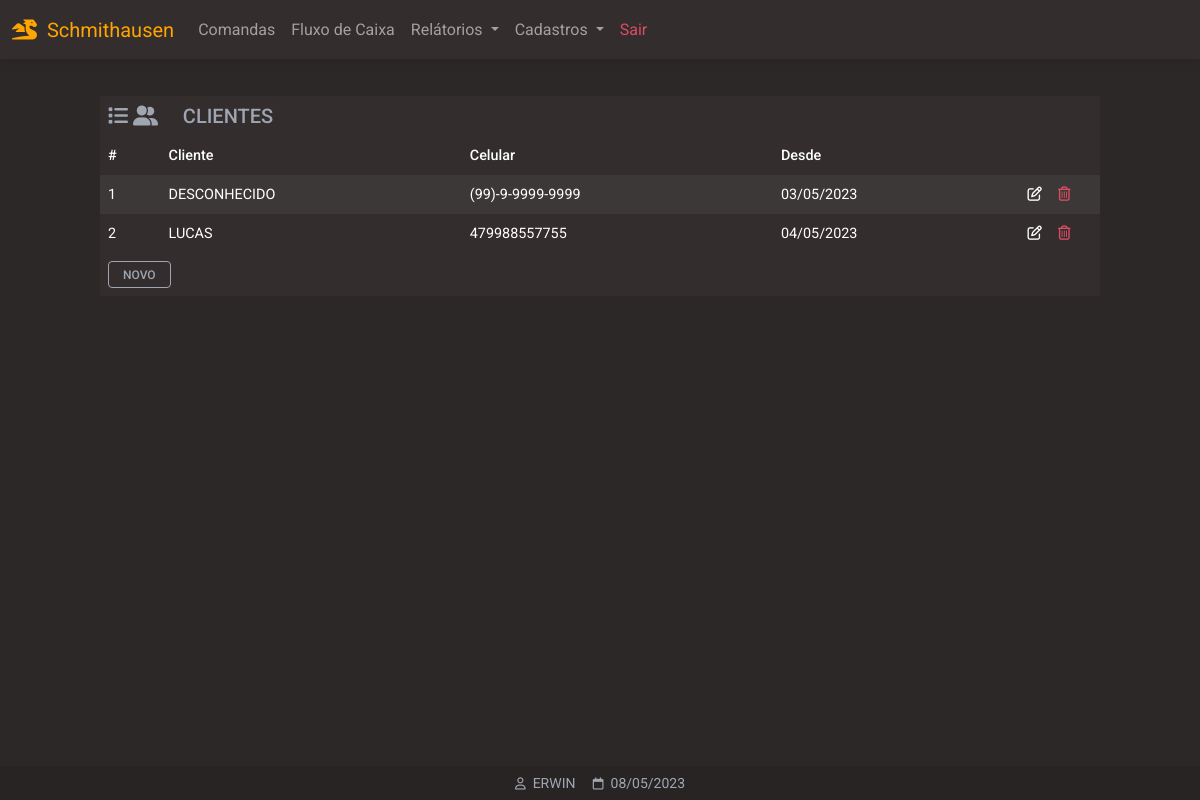
Before: /clientes (signed in) with the older database file.
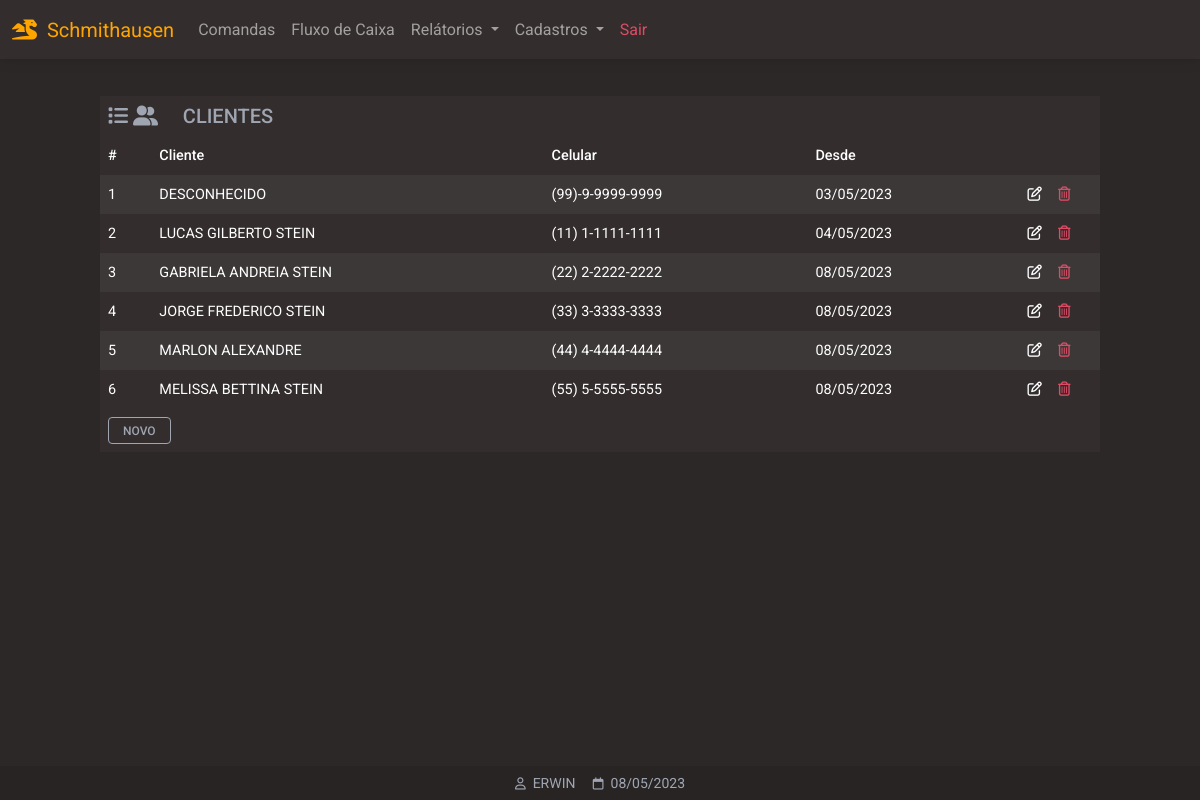
After: the same page with the newer database file.
### website/models.py (models this page shows)
class Cliente(db.Model):
    id = db.Column(db.Integer, primary_key=True)
    fone = db.Column(db.String(150))
    data_criacao = db.Column(db.DateTime(timezone=True), default=func.now())
    nome = db.Column(db.String(150))

class User(db.Model, UserMixin):
    id = db.Column(db.Integer, primary_key=True)
    email = db.Column(db.String(150), unique=True)
    password = db.Column(db.String(150))
    first_name = db.Column(db.String(150))
    notes = db.relationship('Note')

### website/views.py (the view)
@views.route('/clientes', methods=['GET','POST'])
@login_required
def clientes():
    clientes = []
    rows = Cliente.query.all()
    for r in rows:
        clientes.append(r)
    return render_template("clientes_listar.html", user=current_user, data=data, clientes=clientes)

### main.py (called while the page is built)
@app.before_request
def before_request():
    session.permanent = True
    app.permanent_session_lifetime = timedelta(minutes=5)

### website/__init__.py (called while the page is built)
def create_app():
    app = Flask(__name__)
    app.config['SECRET_KEY'] = 'hjshjhdjah kjshkjdhjs'
    app.config['SQLALCHEMY_DATABASE_URI'] = f'sqlite:///{DB_NAME}'
    db.init_app(app)
    from .views import views
    from .auth import auth
    app.register_blueprint(views, url_prefix='/')
    app.register_blueprint(auth, url_prefix='/')
    from .models import User, Note
    with app.app_context():
        db.create_all()
    login_manager = LoginManager()
    login_manager.login_view = 'auth.login'
    login_manager.login_message = u"FAVOR EFETUAR LOGIN!"
    login_manager.init_app(app)
    @login_manager.user_loader
    def load_user(id):
        return User.query.get(int(id))
    return app

### website/templates/clientes_listar.html (shortened to what this page needs)
{% extends "base.html" %}
{% block content %}
<div class="table-responsive larg-max m-auto pt-5">
  <table class="table table-striped table-hover table-borderless table-sm table-dark ">
    <thead>
    	<tr>
    		<th colspan="6" class="h5 text-secondary">
        <i class="fa-solid fa-list"></i>
        <i class="fa-solid fa-user-group"></i>
        &nbsp;&nbsp;&nbsp;
        CLIENTES
        </th>
    	</tr>
      <tr>
        <th scope="col">#</th>
        <th scope="col">Cliente</th>
        <th scope="col">Celular</th>
        <th scope="col">Desde</th>
        <th></th>
        <th></th>
      </tr>
    </thead>
    <tbody>
      {% for i in clientes %}
      <tr>
        <td scope="row"> {{ i.id }} </td>
        <td> {{ i.nome }} </td>
        <td> {{ i.fone }} </td>
        <td> {{ i.data_criacao.strftime('%d/%m/%Y') }} </td>
				<td class="text-end" style="width: 50px">
					<a
          role="button"
          class="text-white"
          href="/clientes_atualizar/{{ i.id }}">
						      <i class="fa-regular fa-pen-to-square"></i>
					</a>
				</td>
				<td class="text-start" style="width: 50px">
					<a class="text-danger"
          href="#!"
          role="button"
          onclick="deletarCliente( {{ i.id }} )"
          >
						<i class="fa-regular fa-trash-can"></i>
					</a>
				</td>
      </tr>
      {% endfor %}
    </tbody>
    <tfoot>
    	<th colspan="6">
            <a href="/clientes_cadastrar" class="btn btn-sm btn-outline-light">
                NOVO
            </a>
        </th>
    </tfoot>
  </table>
</div>
{% endblock %}
{% block titlefooter %}
<span style="color:#9FA6B2">
&nbsp;{{ user.first_name | upper }}
<span style="color:#9FA6B2">
&nbsp;{{ data.strftime('%d/%m/%Y') }}
</span>
{% endblock %}

### website/templates/base.html (shortened to what this page needs)
<!DOCTYPE html>
<html lang="pt-br">
<head>
<link rel="stylesheet" href="https://cdnjs.cloudflare.com/ajax/libs/font-awesome/6.0.0/css/all.min.css"/>
<link rel="stylesheet" type="text/css"       href="{{ url_for('static', filename='css/mdb.min.css')      }}">
<link rel="stylesheet" type="text/css"       href="{{ url_for('static', filename='css/base.css')         }}">
</head>
<body class="dark-ligth">
<div class="container pt-5" >
<nav class="navbar navbar-expand-lg bg-dark fixed-top navbar-dark ">
  <div class="container-fluid">
    <a class="navbar-brand" style="color: orange;pointer-events: none;"><i class="fa-solid fa-dragon"></i>&nbsp;&nbsp;Schmithausen</a>
    {% if user.is_authenticated %}
    <div class="collapse navbar-collapse" id="navbarSupportedContent">
      <ul class="navbar-nav me-auto mb-2 mb-lg-0 my-navbar">
        <li class="nav-item">
          <a class="nav-link" href="/comandas">Comandas</a>
        </li>
        <li class="nav-item">
          <a class="nav-link" href="#">Fluxo de Caixa</a>
        </li>
        <li class="nav-item dropdown">
          <a class="nav-link dropdown-toggle" href="#" id="navbarDropdown" role="button" data-mdb-toggle="dropdown" aria-expanded="false">
            Relátorios
          </a>
        </li>
        <li class="nav-item dropdown">
          <a class="nav-link dropdown-toggle" href="#" id="navbarDropdown" role="button" data-mdb-toggle="dropdown" aria-expanded="false">
            Cadastros
          </a>
            <li class="nav-item">
            <a class="nav-link text-danger" href="/logout">Sair</a>
            </li>
        {% endif %}
        </li>
      </ul>
    </div>
  </div>
</nav>
  {% block content %}
  {% endblock %}
<footer class="bg-dark text-center text-white fixed-bottom">
  <div class="text-center p-1" style="background-color: rgba(0, 0, 0, 0.2)">
   <small style="color:orange;">
   {% block titlefooter %}{% endblock %}
   </small>
  </div>
</footer>
</div>
</body>
</html>

### website/static/css/base.css (style rules this page uses)
:root { --color-orange: orange; --color-primary: #3B71CA; --color-secondary: #9FA6B2; --color-success: #14A44D; --color-danger: #DC4C64; --color-warning: #E4A11B; --color-info: #54B4D3; --color-ligth:#FBFBFB; --color-dark:#332D2D; --color-dark-ligth: #2d2828; }
.btn-outline-light { border: 1px solid var(--color-secondary); color: var(--color-secondary); }
.larg-max { max-width: 1000px!important; }
.dark-ligth { background-color: var(--color-dark-ligth); }

Changed rows visible on the page:
changed Cliente id 2: nome "LUCAS" → "LUCAS GILBERTO STEIN"; fone "479988557755" → "(11) 1-1111-1111"
added Cliente: id "3", nome "GABRIELA ANDREIA STEIN", fone "(22) 2-2222-2222", data_criacao "08/05/2023"
added Cliente: id "4", nome "JORGE FREDERICO STEIN", fone "(33) 3-3333-3333", data_criacao "08/05/2023"
added Cliente: id "5", nome "MARLON ALEXANDRE", fone "(44) 4-4444-4444", data_criacao "08/05/2023"
added Cliente: id "6", nome "MELISSA BETTINA STEIN", fone "(55) 5-5555-5555", data_criacao "08/05/2023"
